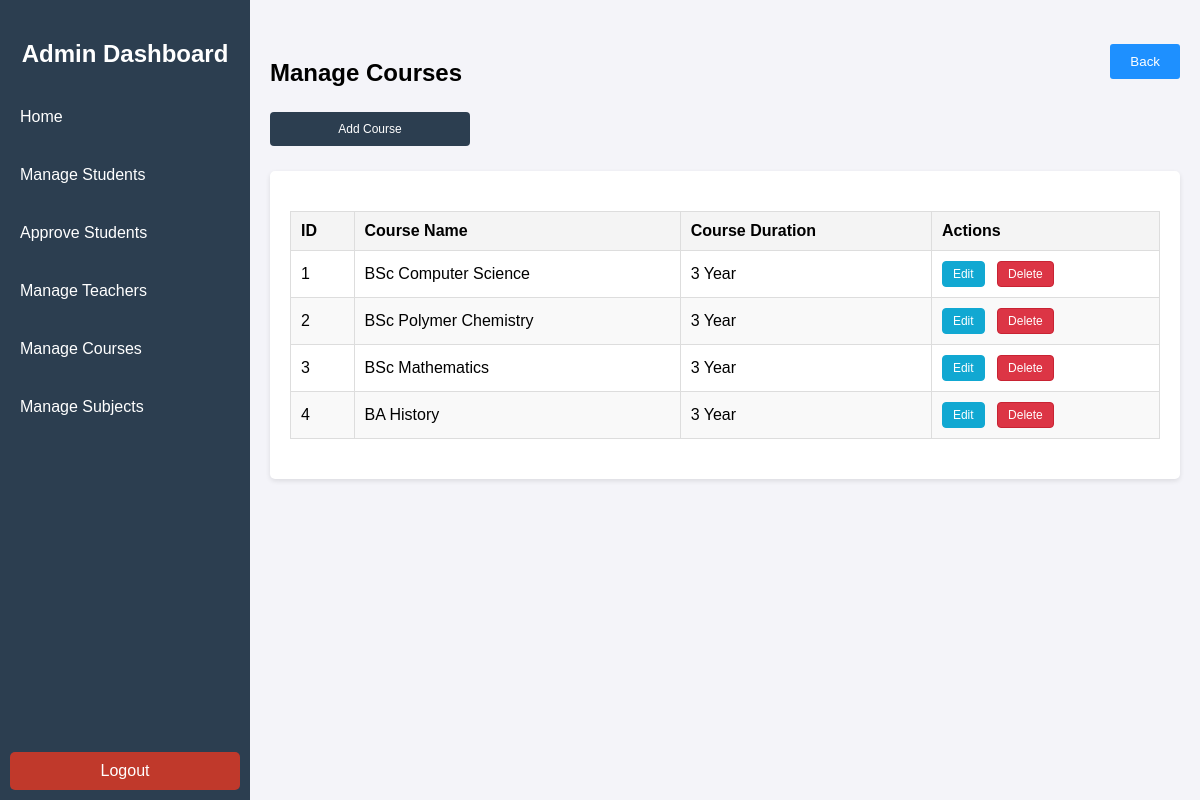
Page /admin-course/ on the committed database.
### GradeWireapp/models.py (models this page shows, shortened)
class Course(models.Model):
    course_id = models.CharField(max_length=30,unique=True)
    course_name = models.CharField(max_length=30,unique=True,default= ' ')
    duration = models.CharField(max_length=25, default='3 Year', blank=True, null=True)

### GradeWireapp/views.py (the view)
# urls.py: path('admin-course/', views.admin_mg_course_view,name='adminMgCourse'),
def admin_mg_course_view(request):
    courses = Course.objects.all()  # Get all courses from the database
    return render(request,'admin_mg_course.html', {'courses': courses})

### templates/admin_mg_course.html (shortened to what this page needs)
{% load static %}
<!DOCTYPE html>
<html lang="en">
<head>
    <link rel="stylesheet" type="text/css" href="{% static 'assets/css/admin-style.css'%}">
</head>
<body>
    <div class="menu-toggle" onclick="toggleSidebar()">☰ Menu</div>
    <div class="sidebar">
        <h2>Admin Dashboard</h2>
        <a href="{% url 'adminHome' %}" onclick="showSection('home')">Home</a>
        <a href="{% url 'ManageStudent' %}"  >Manage Students</a>
        <a href="{% url 'approve_students' %}" >Approve Students</a>
        <a href="{% url 'ManageTeacher' %}" >Manage Teachers</a>
        <a href="{% url 'ManageCourse' %}" >Manage Courses</a>
        <a href="{% url 'ManageSubject' %}" >Manage Subjects</a>
        <a href="{% url 'logout' %}" class="logout" id="logoutButton">Logout</a>
    </div>
    <div class="content">
        <button class="back-button" onclick="history.back()">Back</button>
        <div id="manage-courses" class="section active">
            <h2>Manage Courses</h2>
            <div class="form-container">
                <button class="small-btn" onclick="toggleAddCourseForm()" style="    width: 200px;">Add Course</button>
            </div>
            <div class="table-container">
                <table>
                    <thead>
                        <tr>
                            <th>ID</th>
                            <th>Course Name</th>
                            <th>Course Duration</th>
                            <th>Actions</th>
                        </tr>
                    </thead>
                    <tbody id="courseTableBody">
                        {% for course in courses %}
                            <tr>
                                <td>{{ course.course_id }}</td>
                                <td>{{ course.course_name }}</td>
                                <td>{{ course.duration}}</td>
                                <td>
                                    <a href="{% url 'edit_course' course.id %}"  class="action-btn edit-btn">Edit</a>
                                    <a href="{% url 'delete_course' course.id %}" onclick="return confirm('Are you sure you want to delete this course?');" class="action-btn delete-btn">Delete</a>
                                </td>
                            </tr>
                        {% endfor %}
                    </tbody>
                </table>
            </div>
        </div>
    </div>
</body>
</html>

### static/assets/css/admin-style.css (style rules this page uses)
body { margin: 0; font-family: Arial, sans-serif; background-color: #f4f4f9; }
.sidebar { position: fixed; top: 0; left: 0; width: 250px; height: 100%; background-color: #2c3e50; color: white; display: flex; flex-direction: column; padding-top: 20px; transition: transform 0.3s ease; }
.sidebar h2 { text-align: center; font-size: 24px; margin-bottom: 20px; color: #ffffff; }
.sidebar a { color: white; text-decoration: none; display: block; padding: 10px; margin: 10px 10px; border-radius: 5px; transition: background-color 0.3s; cursor: pointer; }
.sidebar .logout { margin-top: auto; background-color: #c0392b; text-align: center; margin-bottom:30px; }
.content { margin-left: 250px; padding: 20px; transition: margin-left 0.3s ease; }
.section { display: none; }
.section.active { display: block; }
.table-container { background: #fff; padding: 20px; border-radius: 5px; box-shadow: 0 2px 5px rgba(0, 0, 0, 0.1); overflow-x: auto; }
table { width: 100%; border-collapse: collapse; margin: 20px 0; font-size: 16px; }
table th, table td { text-align: left; padding: 10px; border: 1px solid #ddd; }
table th { background-color: #f4f4f4; font-weight: bold; }
table tbody tr:nth-child(even) { background-color: #f9f9f9; }
.form-container { margin-bottom: 20px; }
.form-container input, .form-container button { margin: 5px 0; padding: 10px; width: 300px; border: 1px solid #ddd; border-radius: 4px; }
.form-container button { background-color: #2c3e50; color: white; border: none; cursor: pointer; }

### templates/admin_mg_course.html (style rules this page uses)
.small-btn { font-size: 12px; padding: 5px 10px; background-color: #007bff; color: white; border: none; border-radius: 5px; cursor: pointer; }
.action-btn { padding: 5px 10px; text-decoration: none; font-size: 12px; border-radius: 4px; display: inline-block; transition: all 0.2s ease; }
.edit-btn { background-color: #11a8d2; color: #fff; border: 1px solid #11a8d2; }
.delete-btn { background-color: #dc3545; color: white; border: 1px solid #c82333; }
.action-btn + .action-btn { margin-left: 8px; }
.content { position: relative; }
.back-button { position: absolute; top: 25px; right: 20px; padding: 10px 20px; cursor: pointer; color: #fff; background-color: #1e90ff; border:none; border-radius: 3px; }

### rows in the picture
Course: course_id "1", course_name "BSc Computer Science", duration "3 Year"
Course: course_id "2", course_name "BSc Polymer Chemistry", duration "3 Year"
Course: course_id "3", course_name "BSc Mathematics", duration "3 Year"
Course: course_id "4", course_name "BA History", duration "3 Year"
